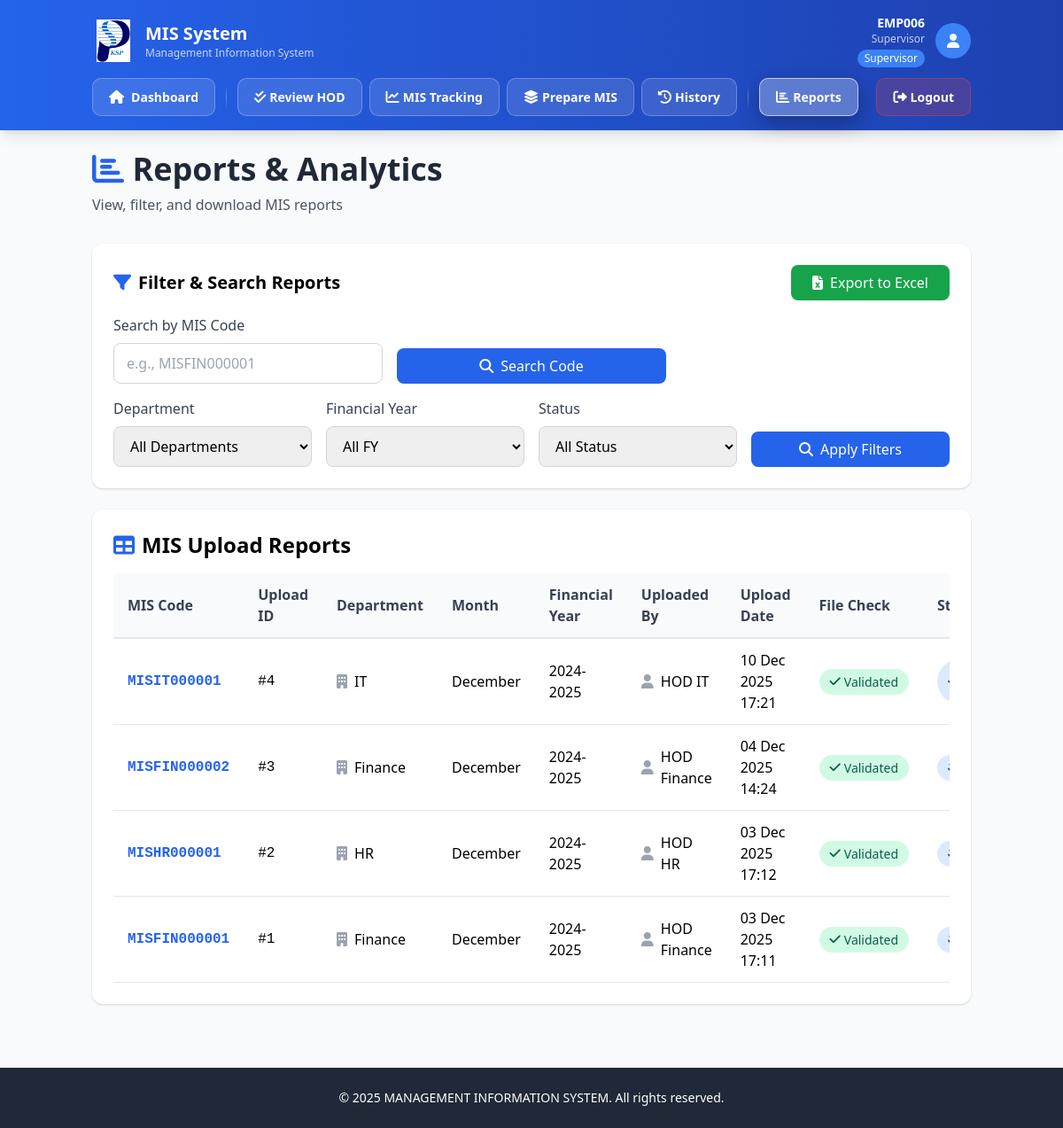
The app's page /reports (signed in) with its own data.
### app.py (models this page shows)
class User(db.Model):
    __tablename__ = 'users'
    UserID = db.Column(db.Integer, primary_key=True)
    EmpID = db.Column(db.String(20), unique=True, nullable=False, index=True)
    Username = db.Column(db.String(50), nullable=True)
    PasswordHash = db.Column(db.String(255), nullable=False)
    Email = db.Column(db.String(100), unique=True, nullable=False)
    DepartmentID = db.Column(db.Integer, db.ForeignKey('departments.DeptID'), nullable=False)
    RoleID = db.Column(db.Integer, db.ForeignKey('roles.RoleID'), nullable=False)
    IsActive = db.Column(db.Boolean, default=True)
    FailedLoginAttempts = db.Column(db.Integer, default=0)
    LastFailedLogin = db.Column(db.DateTime, nullable=True)
    AccountLockedUntil = db.Column(db.DateTime, nullable=True)
    PasswordLastChanged = db.Column(db.DateTime, default=lambda: datetime.now(IST))
    PasswordExpiryDate = db.Column(db.DateTime, default=lambda: datetime.now(IST) + timedelta(days=90))
    CreatedAt = db.Column(db.DateTime, default=lambda: datetime.now(IST))
    UpdatedAt = db.Column(db.DateTime, default=lambda: datetime.now(IST), onupdate=lambda: datetime.now(IST))
    uploads = db.relationship('MISUpload', foreign_keys='MISUpload.UploadedBy', backref='uploader', lazy=True)

class Role(db.Model):
    __tablename__ = 'roles'
    RoleID = db.Column(db.Integer, primary_key=True)
    RoleName = db.Column(db.String(50), unique=True, nullable=False)
    users = db.relationship('User', backref='role', lazy=True)

class MISUpload(db.Model):
    __tablename__ = 'mis_uploads'
    UploadID = db.Column(db.Integer, primary_key=True)
    UploadCode = db.Column(db.String(50), unique=True, nullable=True)
    DepartmentID = db.Column(db.Integer, db.ForeignKey('departments.DeptID'), nullable=False)
    MonthID = db.Column(db.Integer, nullable=False)
    FYID = db.Column(db.Integer, db.ForeignKey('financial_years.FYID'), nullable=False)
    UploadedBy = db.Column(db.Integer, db.ForeignKey('users.UserID'), nullable=False)
    UploadDate = db.Column(db.DateTime, default=lambda: datetime.now(IST))
    FilePath = db.Column(db.String(255), nullable=False)
    FileCheck = db.Column(db.String(50), default='Not Validated')
    Status = db.Column(db.String(50), default='In Review')
    IsModified = db.Column(db.Boolean, default=False)
    IsCancelled = db.Column(db.Boolean, default=False)
    SupervisorApproved = db.Column(db.Boolean, default=False)
    SupervisorApprovedBy = db.Column(db.Integer, db.ForeignKey('users.UserID'), nullable=True)
    SupervisorApprovedDate = db.Column(db.DateTime, nullable=True)

class Department(db.Model):
    __tablename__ = 'departments'
    DeptID = db.Column(db.Integer, primary_key=True)
    DeptName = db.Column(db.String(100), unique=True, nullable=False)
    ActiveFlag = db.Column(db.Boolean, default=True)
    users = db.relationship('User', backref='department', lazy=True)
    uploads = db.relationship('MISUpload', backref='department', lazy=True)
    templates = db.relationship('Template', backref='department', lazy=True)

class FinancialYear(db.Model):
    __tablename__ = 'financial_years'
    FYID = db.Column(db.Integer, primary_key=True)
    FYName = db.Column(db.String(50), unique=True, nullable=False)
    StartDate = db.Column(db.Date, nullable=False)
    EndDate = db.Column(db.Date, nullable=False)
    ActiveFlag = db.Column(db.Boolean, default=False)
    uploads = db.relationship('MISUpload', backref='financial_year', lazy=True)

### app.py (the view)
@app.route('/reports')
@login_required
def reports():
    user = User.query.get(session['user_id'])
    if not user or not user.IsActive:
        session.clear()
        flash('Your session has expired. Please log in again.', 'error')
        return redirect(url_for('login'))
    if user.role.RoleName == 'Admin':
        query = MISUpload.query
    elif user.role.RoleName == 'Management':
        query = MISUpload.query
    elif user.role.RoleName == 'Supervisor':
        query = MISUpload.query
    else:
        query = MISUpload.query.filter_by(DepartmentID=user.DepartmentID)
    query = query.filter_by(IsCancelled=False)
    department_id = request.args.get('department', '')
    fy_id = request.args.get('fy', '')
    status = request.args.get('status', '')
    search_code = request.args.get('search_code', '').strip()
    if search_code:
        query = query.filter_by(UploadCode=search_code)
    else:
        if department_id:
            query = query.filter_by(DepartmentID=int(department_id))
        if fy_id:
            query = query.filter_by(FYID=int(fy_id))
        if status:
            query = query.filter_by(Status=status)
    uploads = query.order_by(MISUpload.UploadDate.desc()).all()
    departments = Department.query.filter_by(ActiveFlag=True).all()
    financial_years = FinancialYear.query.all()
    return render_template('reports.html',
                         current_user=user,
                         uploads=uploads,
                         departments=departments,
                         financial_years=financial_years,
                         selected_department=department_id,
                         selected_fy=fy_id,
                         selected_status=status,
                         search_code=search_code,
                         user_role=user.role.RoleName)

### templates/reports.html (shortened to what this page needs)
{% extends "base.html" %}
{% block content %}
<div class="max-w-7xl mx-auto">
    <div class="mb-8">
        <h2 class="text-4xl font-bold text-gray-800 mb-2">
            <i class="fas fa-chart-bar text-blue-600"></i> Reports & Analytics
        </h2>
        <p class="text-gray-600">View, filter, and download MIS reports</p>
    </div>
    <div class="card p-6 mb-6">
        <div class="flex justify-between items-center mb-4">
            <h3 class="text-xl font-bold flex items-center gap-2">
                <i class="fas fa-filter text-blue-600"></i> Filter & Search Reports
            </h3>
            <a href="{{ url_for('download_reports_excel') }}?department={{ selected_department }}&fy={{ selected_fy }}&status={{ selected_status }}&search_code={{ search_code }}" class="btn bg-green-600 text-white hover:bg-green-700 px-6 py-2">
                <i class="fas fa-file-excel mr-2"></i> Export to Excel
            </a>
        </div>
        <div class="mb-4">
            <form method="GET" class="grid grid-cols-1 md:grid-cols-3 gap-4">
                <div>
                    <label class="form-label">Search by MIS Code</label>
                    <input type="text" name="search_code" placeholder="e.g., MISFIN000001" class="form-input" value="{{ search_code }}">
                </div>
                <div class="flex items-end">
                    <button type="submit" class="btn btn-primary w-full">
                        <i class="fas fa-search mr-2"></i> Search Code
                    </button>
                </div>
            </form>
        </div>
        {% if not search_code %}
        <form method="GET" class="grid grid-cols-1 {% if user_role == 'HOD' %}md:grid-cols-3{% else %}md:grid-cols-4{% endif %} gap-4">
            {% if user_role != 'HOD' %}
            <div>
                <label class="form-label">Department</label>
                <select name="department" class="form-input">
                    <option value="">All Departments</option>
                </select>
            </div>
            {% endif %}
            <div>
                <label class="form-label">Financial Year</label>
                <select name="fy" class="form-input">
                    <option value="">All FY</option>
                </select>
            </div>
            <div>
                <label class="form-label">Status</label>
                <select name="status" class="form-input">
                    <option value="">All Status</option>
                </select>
            </div>
            <div class="flex items-end">
                <button type="submit" class="btn btn-primary w-full">
                    <i class="fas fa-search mr-2"></i> Apply Filters
                </button>
            </div>
        </form>
        {% endif %}
    </div>
    <div class="card p-6">
        <h3 class="text-2xl font-bold mb-4 flex items-center gap-2">
            <i class="fas fa-table text-blue-600"></i> MIS Upload Reports
        </h3>
        <div class="overflow-x-auto">
            <table class="table-modern">
                <thead>
                    <tr>
                        <th>MIS Code</th>
                        <th>Upload ID</th>
                        <th>Department</th>
                        <th>Month</th>
                        <th>Financial Year</th>
                        <th>Uploaded By</th>
                        <th>Upload Date</th>
                        <th>File Check</th>
                        <th>Status</th>
                    </tr>
                </thead>
                <tbody>
                    {% for upload in uploads %}
                    <tr>
                        <td class="font-mono font-bold text-blue-600">{{ upload.UploadCode }}</td>
                        <td class="font-mono">#{{ upload.UploadID }}</td>
                        <td>
                            <div class="flex items-center gap-2">
                                <i class="fas fa-building text-gray-400"></i>
                                {{ upload.department.DeptName }}
                            </div>
                        </td>
                        <td>{{ ['', 'January', 'February', 'March', 'April', 'May', 'June', 'July', 'August', 'September', 'October', 'November', 'December'][upload.MonthID] }}</td>
                        <td>{{ upload.financial_year.FYName }}</td>
                        <td>
                            <div class="flex items-center gap-2">
                                <i class="fas fa-user text-gray-400"></i>
                                {{ upload.uploader.Username }}
                            </div>
                        </td>
                        <td>{{ upload.UploadDate.strftime('%d %b %Y %H:%M') }}</td>
                        <td class="px-4 py-3">
                            <span class="badge {% if upload.FileCheck == 'Validated' %}badge-validated{% else %}badge-rejected{% endif %}">
                                {% if upload.FileCheck == 'Validated' %}
                                    <i class="fas fa-check mr-1"></i>
                                {% else %}
                                    <i class="fas fa-times mr-1"></i>
                                {% endif %}
                                {{ upload.FileCheck }}
                            </span>
                        </td>
                        <td>
                            <div class="flex items-center gap-2">
                                {% if upload.Status == 'Rejected' %}
                                <span class="badge badge-rejected">
                                    <i class="fas fa-times mr-1"></i> Rejected by Supervisor
                                </span>
                                {% elif upload.SupervisorApproved and upload.Status == 'In Review' %}
                                <span class="badge" style="background-color: #dbeafe; color: #1e40af;">
                                    <i class="fas fa-check mr-1"></i> Supervisor Approved
                                </span>
                                {% elif upload.Status == 'Approved' %}
                                <span class="badge badge-approved">
                                    <i class="fas fa-check-double mr-1"></i> Approved
                                </span>
                                {% else %}
                                <span class="badge badge-pending">
                                    <i class="fas fa-clock mr-1"></i> In Review
                                </span>
                                {% endif %}
                            </div>
                        </td>
                    </tr>
                    {% endfor %}
                </tbody>
            </table>
        </div>
    </div>
</div>
{% endblock %}

### templates/base.html (shortened to what this page needs)
<!DOCTYPE html>
<html lang="en">
<head>
    <script src="https://cdn.tailwindcss.com"></script>
    <link rel="stylesheet" href="{{ url_for('static', filename='css/styles.css') }}">
    <link rel="stylesheet" href="https://cdnjs.cloudflare.com/ajax/libs/font-awesome/6.4.0/css/all.min.css">
</head>
<body class="bg-gray-50 min-h-screen">
    {% if 'user_id' in session %}
    <nav class="bg-gradient-to-r from-blue-600 to-blue-800 text-white shadow-lg">
        <div class="container mx-auto px-4 py-4">
            <div class="flex justify-between items-center mb-3">
                <div class="flex items-center gap-3">
                    <img src="{{ url_for('static', filename='logo.png') }}" alt="KSPL Logo" class="w-12 h-12 object-contain">
                    <div>
                        <h1 class="text-xl font-bold">MIS System</h1>
                        <p class="text-xs opacity-75">Management Information System</p>
                    </div>
                </div>
                <div class="flex items-center gap-3">
                    <div class="text-right hidden sm:block">
                        <p class="text-sm font-semibold">{{ current_user.EmpID }}</p>
                        {% if current_user.Username %}<p class="text-xs opacity-75">{{ current_user.Username }}</p>{% endif %}
                        <span class="inline-block mt-1 px-2 py-0.5 bg-blue-500 rounded-full text-xs font-medium">
                            {{ current_user.role.RoleName }}
                        </span>
                    </div>
                    <div class="w-10 h-10 bg-blue-500 rounded-full flex items-center justify-center">
                        <i class="fas fa-user text-white"></i>
                    </div>
                </div>
            </div>
            <div class="flex flex-wrap gap-2 items-center">
                <a href="{{ url_for('dashboard') }}" class="nav-button {% if request.endpoint == 'dashboard' %}nav-button-active{% endif %}">
                    <i class="fas fa-home mr-2"></i>Dashboard
                </a>
                {% if current_user.role.RoleName == 'Supervisor' %}
                <a href="{{ url_for('supervisor_uploads') }}" class="nav-button {% if request.endpoint == 'supervisor_uploads' %}nav-button-active{% endif %}">
                    <i class="fas fa-check-double mr-1"></i>Review HOD
                </a>
                <a href="{{ url_for('supervisor_mis_tracking') }}" class="nav-button {% if request.endpoint == 'supervisor_mis_tracking' %}nav-button-active{% endif %}">
                    <i class="fas fa-chart-line mr-1"></i>MIS Tracking
                </a>
                <a href="{{ url_for('prepare_consolidated_mis') }}" class="nav-button {% if request.endpoint == 'prepare_consolidated_mis' %}nav-button-active{% endif %}">
                    <i class="fas fa-layer-group mr-1"></i>Prepare MIS
                </a>
                <a href="{{ url_for('supervisor_history') }}" class="nav-button {% if request.endpoint == 'supervisor_history' %}nav-button-active{% endif %}">
                    <i class="fas fa-history mr-1"></i>History
                </a>
                {% endif %}
                <a href="{{ url_for('reports') }}" class="nav-button {% if request.endpoint == 'reports' %}nav-button-active{% endif %}">
                    <i class="fas fa-chart-bar mr-1"></i>Reports
                </a>
                <div class="ml-auto">
                    <a href="{{ url_for('logout') }}" class="nav-button nav-button-logout">
                        <i class="fas fa-sign-out-alt mr-1"></i>Logout
                    </a>
                </div>
            </div>
        </div>
    </nav>
    {% endif %}
    <div class="container mx-auto px-4 py-6">
        {% block content %}{% endblock %}
    </div>
    <footer class="bg-gray-800 text-white mt-12 py-6">
        <div class="container mx-auto px-4 text-center">
            <p class="text-sm">&copy; 2025 MANAGEMENT INFORMATION SYSTEM. All rights reserved.</p>
        </div>
    </footer>
</body>
</html>

### records on screen
User: EmpID "EMP006", Username "Supervisor"
Role: role.RoleName "Supervisor"
MISUpload: UploadCode "MISIT000001", UploadID "4", department.DeptName "IT", MonthID "December", financial_year.FYName "2024-2025", uploader.Username "HOD IT", UploadDate "10 Dec 2025 17:21", FileCheck "Validated", Status "In Review" (drawn)
MISUpload: UploadCode "MISFIN000002", UploadID "3", department.DeptName "Finance", MonthID "December", financial_year.FYName "2024-2025", uploader.Username "HOD Finance", UploadDate "04 Dec 2025 14:24", FileCheck "Validated", Status "Approved" (drawn)
MISUpload: UploadCode "MISHR000001", UploadID "2", department.DeptName "HR", MonthID "December", financial_year.FYName "2024-2025", uploader.Username "HOD HR", UploadDate "03 Dec 2025 17:12", FileCheck "Validated", Status "Approved" (drawn)
MISUpload: UploadCode "MISFIN000001", UploadID "1", department.DeptName "Finance", MonthID "December", financial_year.FYName "2024-2025", uploader.Username "HOD Finance", UploadDate "03 Dec 2025 17:11", FileCheck "Validated", Status "Approved" (drawn)
